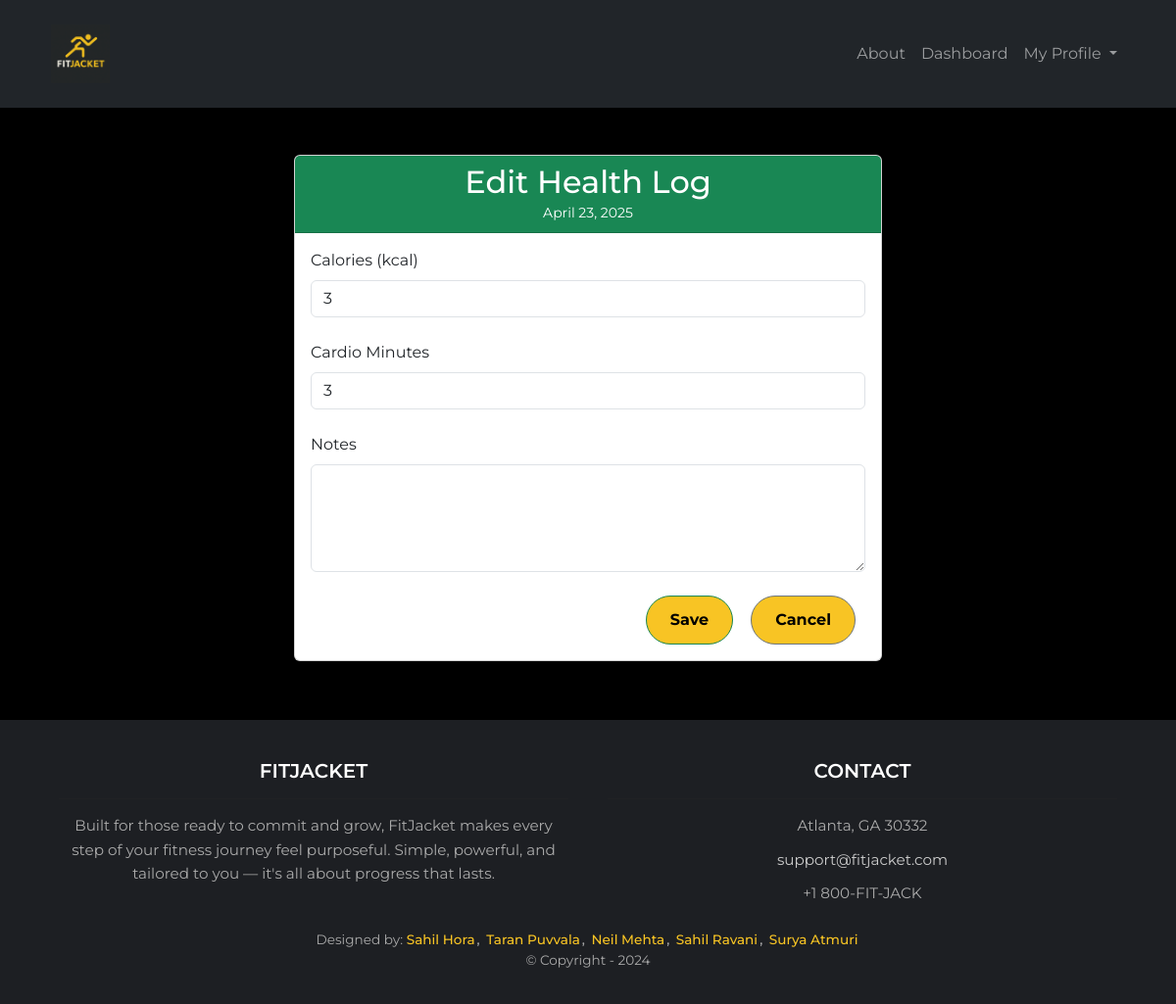
The app's page /dashboard/health-history/edit/4/ (signed in) with its own data.
### dashboard/models.py (models this page shows, shortened)
class HealthLog(models.Model):
    user = models.ForeignKey(User, on_delete=models.CASCADE)
    date = models.DateField()
    calories = models.PositiveIntegerField(null=True, blank=True)
    cardio_minutes = models.PositiveIntegerField(null=True, blank=True)
    notes = models.TextField(blank=True, null=True)  # New field

### dashboard/views.py (the view)
# urls.py: path('health-history/edit/<int:log_id>/', views.edit_health_log, name='dashboard.edit_health_log'),
@login_required
def edit_health_log(request, log_id):
    hl = get_object_or_404(HealthLog, id=log_id, user=request.user)
    if request.method == 'POST':
        hl.calories       = request.POST.get('calories') or 0
        hl.cardio_minutes = request.POST.get('cardio_minutes') or 0
        hl.notes          = request.POST.get('notes', '')
        hl.save()
        return redirect('dashboard.health_history')
    return render(request, 'dashboard/edit_health_log.html', {'health_log': hl})

### dashboard/templates/dashboard/edit_health_log.html (shortened to what this page needs)
{% extends "base.html" %}
{% block content %}
<div class="container mt-5">
  <div class="card shadow-sm mx-auto" style="max-width: 600px;">
    <div class="card-header bg-success text-white text-center">
      <h2 class="mb-0">Edit Health Log</h2>
      <small>{{ health_log.date }}</small>
    </div>
    <div class="card-body">
      <form method="post">
        <div class="mb-4">
          <label for="calories" class="form-label">Calories (kcal)</label>
          <input
            type="number"
            id="calories"
            name="calories"
            class="form-control"
            value="{{ health_log.calories }}"
            min="0"
            required>
        </div>
        <div class="mb-4">
          <label for="cardio_minutes" class="form-label">Cardio Minutes</label>
          <input
            type="number"
            id="cardio_minutes"
            name="cardio_minutes"
            class="form-control"
            value="{{ health_log.cardio_minutes }}"
            min="0"
            required>
        </div>
        <div class="mb-4">
          <label for="notes" class="form-label">Notes</label>
          <textarea
            id="notes"
            name="notes"
            class="form-control"
            rows="4">{{ health_log.notes }}</textarea>
        </div>
        <div class="d-flex justify-content-end">
          <button type="submit" class="btn btn-success me-2 px-4">Save</button>
          <a href="{% url 'dashboard.health_history' %}" class="btn btn-outline-secondary px-4">
            Cancel
          </a>
        </div>
      </form>
    </div>
  </div>
</div>
{% endblock %}

### trainquest/static/css/styles.css (style rules this page uses)
body { background-color: #000; color: #fff; font-family: 'Montserrat', sans-serif; margin: 0; padding: 0; text-align: center; }
.btn { background-color: #F8C424; color: #000; padding: 12px 30px; border-radius: 30px; text-decoration: none; font-weight: bold; margin: 0 10px; font-size: 1rem; transition: background-color 0.3s; }
.card-body { text-align: left; }

### records on screen
HealthLog: date "April 23, 2025", calories "3", cardio_minutes "3"
